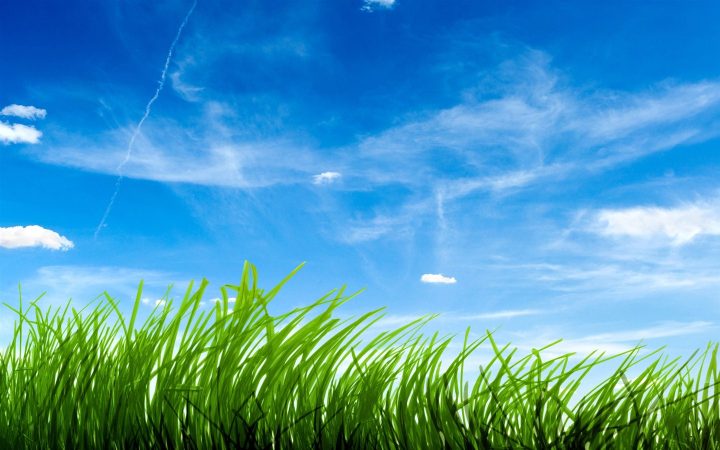
%> input picture MATLAB/10601Project/003.jpg, 1440 x 900 px (shown at 1/2 size)
$ octave SIFT_feature.m   (GNU Octave 9; MATLAB toolbox functions it lacks are replaced by stand-ins)
%> lines starting %> are read from the running program, lines starting %| are printed output that depends on the picture
%this code is the Matlab implimentation of David G. Lowe,
%"Distinctive image features from scale-invariant keypoints,"
%International Journal of Computer Vision, 60, 2 (2004), pp. 91-110.
%this code should be used only for academic research.
%any other useage of this code should not be allowed without Author agreement.
% if you have any problem or improvement idea about this code, please
% contact with Xing Di, Stevens Institution of Technology. xdi2@stevens.edu

%%initial image
tic
clear;
clc;
row=256;
colum=256;
img=imread('003.jpg');
%> img is the input picture: size 900x1440x3 uint8; mean R, G, B 75.7, 153, 179.3
img=imresize(img,[row,colum]);
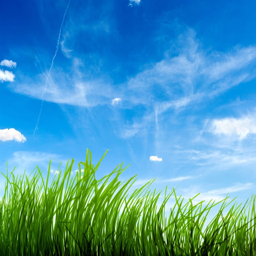
%> img: size 256x256x3 uint8; mean R, G, B 75.7, 153, 179.2
img=rgb2gray(img);
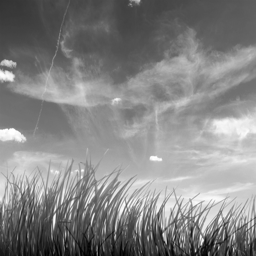
%> img: size 256x256 uint8; min 0, max 255, mean 132.9
% img=histeq(img);
img=im2double(img);
%> img: size 256x256 double
origin=img;
% img=medfilt2(img);
toc
%% Scale-Space Extrema Detection
tic
% original sigma and the number of actave can be modified. the larger
% sigma0, the more quickly-smooth images
sigma0=sqrt(2);
octave=3;%6*sigma*k^(octave*level)<=min(m,n)/(2^(octave-2))
level=3;
D=cell(1,octave);
for i=1:octave
D(i)=mat2cell(zeros(row*2^(2-i)+2,colum*2^(2-i)+2,level),row*2^(2-i)+2,colum*2^(2-i)+2,level);
end
% first image in first octave is created by interpolating the original one.
temp_img=kron(img,ones(2));
temp_img=padarray(temp_img,[1,1],'replicate');
figure(2)
subplot(1,2,1);
imshow(origin)
%create the DoG pyramid.
for i=1:octave
    temp_D=D{i};
    for j=1:level
        scale=sigma0*sqrt(2)^(1/level)^((i-1)*level+j);
        p=(level)*(i-1);
        figure(1);
        subplot(octave,level,p+j);
        f=fspecial('gaussian',[1,floor(6*scale)],scale);
        L1=temp_img;
        if(i==1&&j==1)
        L2=conv2(temp_img,f,'same');
        L2=conv2(L2,f','same');
        temp_D(:,:,j)=L2-L1;
        imshow(uint8(255 * mat2gray(temp_D(:,:,j))));
        L1=L2;
        else
        L2=conv2(temp_img,f,'same');
        L2=conv2(L2,f','same');
        temp_D(:,:,j)=L2-L1;
        L1=L2;
        if(j==level)
            temp_img=L1(2:end-1,2:end-1);
        end
        imshow(uint8(255 * mat2gray(temp_D(:,:,j))));
        end
    end
    D{i}=temp_D;
    temp_img=temp_img(1:2:end,1:2:end);
    temp_img=padarray(temp_img,[1,1],'both','replicate');
end
%> this loop made 3 passes
%> pass 1, `for j=1:level scale=sigma0*sqrt(2)^(1/level)^((i-1)*level+j); p=(level..`:
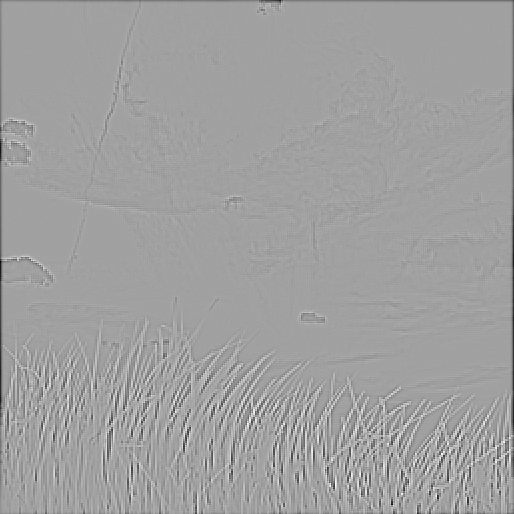
%> displayed picture: size 514x514, on the screen's scale of 0 to 255; min 0, max 255, mean 159.7
%> after the loop:
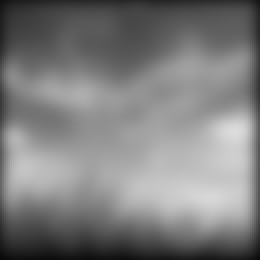
%> L2: size 130x130 double (shown 2 times larger); min 0.0335, max 0.864, mean 0.493
%> after the loop:
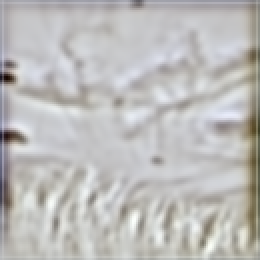
%> temp_D: size 130x130x3 double (shown 2 times larger); mean R, G, B -0.0119, -0.0136, -0.0157; drawn with min black and max white
%> after the loop, D = 3 items
toc
%% Keypoint Localistaion
% search each pixel in the DoG map to find the extreme point
tic
interval=level-1;
number=0;
for i=2:octave+1
    number=number+(2^(i-octave)*colum)*(2*row)*interval;
end
extrema=zeros(1,4*number);
flag=1;
for i=1:octave
    [m,n,~]=size(D{i});
    m=m-2;
    n=n-2;
    volume=m*n/(4^(i-1));
    for k=2:interval
        for j=1:volume
            % starter=D{i}(x+1,y+1,k);
            x=ceil(j/n);
            y=mod(j-1,m)+1;
            sub=D{i}(x:x+2,y:y+2,k-1:k+1);
            large=max(max(max(sub)));
            little=min(min(min(sub)));
            if(large==D{i}(x+1,y+1,k))
                temp=[i,k,j,1];
                extrema(flag:(flag+3))=temp;
                flag=flag+4;
            end
            if(little==D{i}(x+1,y+1,k))
                temp=[i,k,j,-1];
                extrema(flag:(flag+3))=temp;
                flag=flag+4;
            end
        end
    end
end
%> this loop made 3 passes
%> (m, n, volume) on passes 1 to 3: (512, 512, 262144), (256, 256, 16384), (128, 128, 1024)
%> after the loop, flag = 61093; temp = [3 2 259 -1]
idx= extrema==0;
%> idx = 3670016 logical values, 3608924 true
extrema(idx)=[];
toc
[m,n]=size(img);
%> m = 256; n = 256
x=floor((extrema(3:4:end)-1)./(n./(2.^(extrema(1:4:end)-2))))+1;
y=mod((extrema(3:4:end)-1),m./(2.^(extrema(1:4:end)-2)))+1;
ry=y./2.^(octave-1-extrema(1:4:end));
rx=x./2.^(octave-1-extrema(1:4:end));
figure(2)
subplot(1,2,2);
imshow(origin)
hold on
plot(ry,rx,'r+');
%% accurate keypoint localization
%eliminate the point with low contrast or poorly localised on an edge
% x:|,y:-- x is for vertial and y is for horizontal
% value comes from the paper.
tic
threshold=0.1;
r=10;
extr_volume=length(extrema)/4;
%> extr_volume = 15273
[m,n]=size(img);
secondorder_x=conv2([-1,1;-1,1],[-1,1;-1,1]);
secondorder_y=conv2([-1,-1;1,1],[-1,-1;1,1]);
for i=1:octave
    for j=1:level
        test=D{i}(:,:,j);
        temp=-1./conv2(test,secondorder_y,'same').*conv2(test,[-1,-1;1,1],'same');
        D{i}(:,:,j)=temp.*conv2(test',[-1,-1;1,1],'same')*0.5+test;
    end
end
for i=1:extr_volume
    x=floor((extrema(4*(i-1)+3)-1)/(n/(2^(extrema(4*(i-1)+1)-2))))+1;
    y=mod((extrema(4*(i-1)+3)-1),m/(2^(extrema(4*(i-1)+1)-2)))+1;
    rx=x+1;
    ry=y+1;
    rz=extrema(4*(i-1)+2);
    z=D{extrema(4*(i-1)+1)}(rx,ry,rz);
    if(abs(z)<threshold)
        extrema(4*(i-1)+4)=0;
    end
end
%> this loop made 15273 passes
%> (x, y, rx, ry, z) on passes 1 to 3: (2, 401, 3, 402, -0.00335), (3, 260, 4, 261, 0.0604), (3, 284, 4, 285, -0.0114)
idx=find(extrema==0);
%> idx = 13893 values from 4 to 61092
idx=[idx,idx-1,idx-2,idx-3];
extrema(idx)=[];
extr_volume=length(extrema)/4;
%> extr_volume = 1380
x=floor((extrema(3:4:end)-1)./(n./(2.^(extrema(1:4:end)-2))))+1;
%> x = 1380 values, max 511 at index 1376, min 2 at index 1378, mean 406.1
y=mod((extrema(3:4:end)-1),m./(2.^(extrema(1:4:end)-2)))+1;
%> y = 1380 values, max 508 at index 56, min 2 at index 29, mean 289.1
ry=y./2.^(octave-1-extrema(1:4:end));
%> ry = 1380 values, max 254 at index 56, min 1 at index 29, mean 144.7
rx=x./2.^(octave-1-extrema(1:4:end));
%> rx = 1380 values, max 255.5 at index 1376, min 2 at index 1378, mean 203.1
figure(2)
subplot(2,2,3);
imshow(origin)
hold on
plot(ry,rx,'g+');
for i=1:extr_volume
    x=floor((extrema(4*(i-1)+3)-1)/(n/(2^(extrema(4*(i-1)+1)-2))))+1;
    y=mod((extrema(4*(i-1)+3)-1),m/(2^(extrema(4*(i-1)+1)-2)))+1;
    rx=x+1;
    ry=y+1;
    rz=extrema(4*(i-1)+2);
        Dxx=D{extrema(4*(i-1)+1)}(rx-1,ry,rz)+D{extrema(4*(i-1)+1)}(rx+1,ry,rz)-2*D{extrema(4*(i-1)+1)}(rx,ry,rz);
        Dyy=D{extrema(4*(i-1)+1)}(rx,ry-1,rz)+D{extrema(4*(i-1)+1)}(rx,ry+1,rz)-2*D{extrema(4*(i-1)+1)}(rx,ry,rz);
        Dxy=D{extrema(4*(i-1)+1)}(rx-1,ry-1,rz)+D{extrema(4*(i-1)+1)}(rx+1,ry+1,rz)-D{extrema(4*(i-1)+1)}(rx-1,ry+1,rz)-D{extrema(4*(i-1)+1)}(rx+1,ry-1,rz);
        deter=Dxx*Dyy-Dxy*Dxy;
        R=(Dxx+Dyy)/deter;
        R_threshold=(r+1)^2/r;
        if(deter<0||R>R_threshold)
            extrema(4*(i-1)+4)=0;
        end

end
%> this loop made 1380 passes
%> (x, y, rx, ry, Dxx, Dyy, Dxy, deter) on passes 1 to 3: (6, 260, 7, 261, -0.156, -0.0516, 0.0513, 0.00543), (6, 421, 7, 422, -0.229, -0.0212, -0.0088, 0.0048), (16, 452, 17, 453, -0.226, -0.00344, -0.0234, 0.000228)
idx=find(extrema==0);
idx=[idx,idx-1,idx-2,idx-3];
extrema(idx)=[];
extr_volume=length(extrema)/4;
x=floor((extrema(3:4:end)-1)./(n./(2.^(extrema(1:4:end)-2))))+1;
y=mod((extrema(3:4:end)-1),m./(2.^(extrema(1:4:end)-2)))+1;
ry=y./2.^(octave-1-extrema(1:4:end));
rx=x./2.^(octave-1-extrema(1:4:end));
figure(2)
subplot(2,2,4);
imshow(origin)
hold on
plot(ry,rx,'b+');
toc
%% Orientation Assignment(Multiple orientations assignment)
tic
kpori=zeros(1,36*extr_volume);
minor=zeros(1,36*extr_volume);
f=1;
flag=1;
%> (the run ends here)
